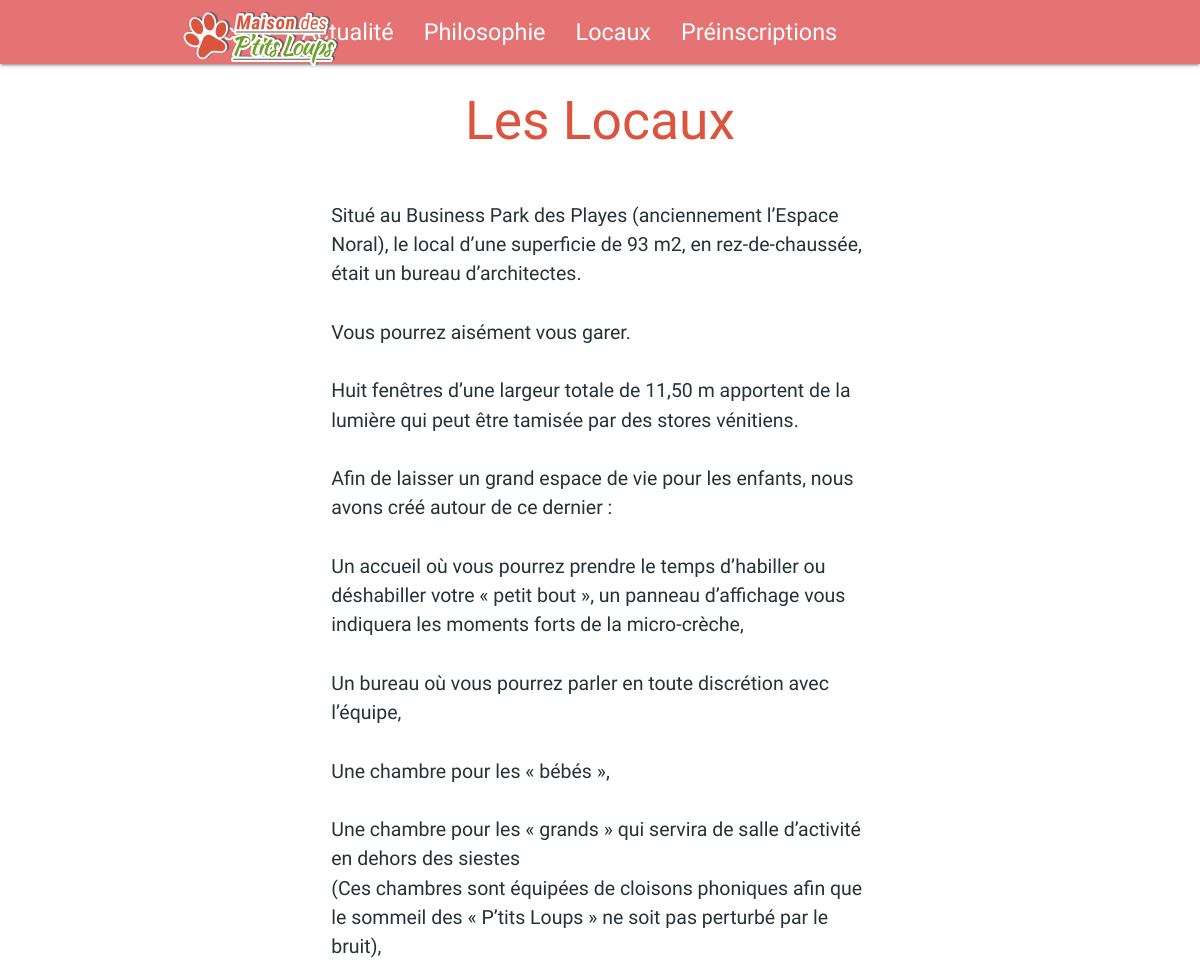
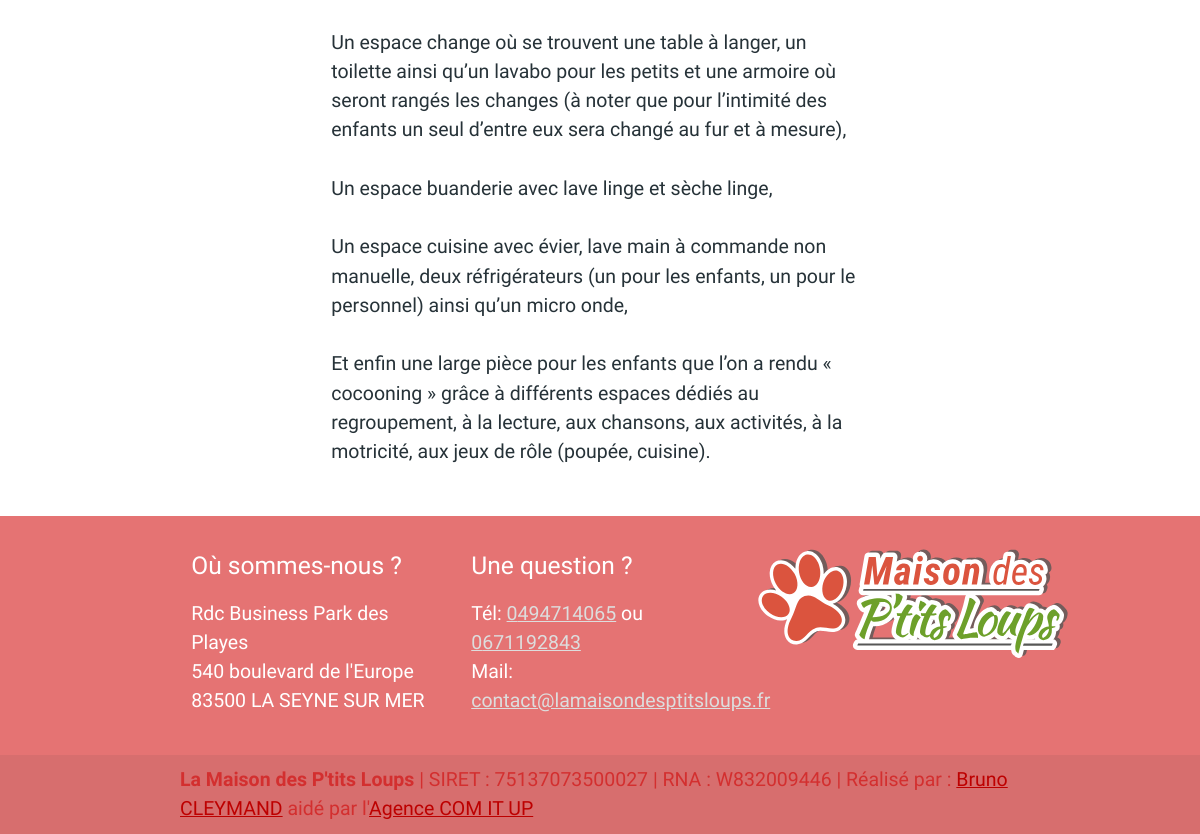
The page /local.php on the database its author committed (2 pictures, top to bottom).
### local.php (the view, shortened to what this page needs)
<!DOCTYPE html>
<html lang="fr">
<?php
require_once "components/head.php";
require_once "config/config.php";
?>
<body>
  <?php
  include 'components/nav.php';
  $sql = "SELECT * FROM `other-pages` WHERE `id`=2";
  $pre = $pdo->prepare($sql);
  $pre->execute();
  $pagecontents = $pre->fetchAll(PDO::FETCH_ASSOC);
  foreach ($pagecontents as $page) {
  ?>
    <div class="container center">
      <h2><?php echo $page['main-title'] ?></h2>
    </div>
    <div class="container row">
      <div class="col s12 l8 offset-l2">
        <p><?php echo nl2br($page['content1']) ?></p>
      </div>
    </div>
  <?php
  }
  include 'components/footer.php';
  ?>
</body>

### components/footer.php (shortened to what this page needs)
<!DOCTYPE html>
<html lang="fr">
<?php
require_once "head.php";
require_once "config/config.php";
?>
<head>
  <link type="text/css" rel="stylesheet" href="css/materialize.css" media="screen,projection" />
  <link type="text/css" rel="stylesheet" href="css/style.css?<?php echo time(); ?>" media="screen,projection" />
</head>
<footer class="page-footer red lighten-2">
  <div class="container">
    <div class="row">
      <?php
      $sql = "SELECT * FROM `footer-boxes` WHERE 1";
      $pre = $pdo->prepare($sql);
      $pre->execute();
      $boxes = $pre->fetchAll(PDO::FETCH_ASSOC);
      foreach ($boxes as $box) {
      ?>
        <div class="col l4 s12">
          <h5 class="white-text"><?php echo $box['title1'] ?></h5>
          <p>
            <?php echo nl2br($box['content']) ?>
          </p>
        </div>
        <div class="col l4 s12">
          <h5 class="white-text"><?php echo $box['title2'] ?></h5>
          <p>Tél: <a href="tel:+33<?php echo $box['phone1'] ?> "><u><?php echo "0" . $box['phone1'] ?></u></a>
            <?php if (isset($box['phone2']) && $box['phone2'] != 0) { ?>
              ou <a href="tel:+33<?php echo $box['phone2'] ?> "><u><?php echo "0" . $box['phone2'] ?></u></a>
            <?php }; ?>
            <br>
            Mail: <a href="mailto:<?php echo $box['email'] ?>"><u><?php echo $box['email'] ?></u></a>
          </p>
        </div>
      <?php }; ?>
      <div class="col l4 s12 center">
        <img id="logo-footer" src="images/logo-maison-des-ptits-loups-la-seyne.svg" width="330px" height="150px" alt="Logo">
      </div>
    </div>
  </div>
  <div class="footer-copyright red-text text-darken-2">
    <div class="container">
      <b>La Maison des P'tits Loups</b> | SIRET : 75137073500027 | RNA : W832009446 | Réalisé par : <a href="mailto:bcleymand@gmail.com"><u>Bruno CLEYMAND</u></a> aidé par l'<a href="https://comitup.fr/" target="_blank" rel="external" download><u>Agence COM IT UP</u></a>
    </div>
  </div>
</footer>

### css/style.css (style rules this page uses)
body { background-color: #ffffff; color: #263238; font-family: 'Roboto Condensed'; font-size: 1.3em !important; }
h1, h2 { font-family: 'Kaushan Script', serif; color: #db543e; }
.container { margin-left: auto !important; margin-right: auto !important; }
footer a { color: #DDD; }
.footer-copyright a { color: #bd0000; }
#logo-footer { margin-top: -10px; max-width: 130%; padding-bottom: 0px; }

### rows shown on the page
other-pages: value "Les Locaux", content1 "Situé au Business Park des Playes (anciennement l’Espace Noral), le local d’une superficie de 93 m2, en rez-de-chaussée, était un bureau d’architectes. Vous pourrez aisément vous garer. Huit fenêtres d’une largeur totale de 11,50 m apportent de la lumière qui peut être tamisée par des stores vénitiens. Afin de laisser un grand espace de vie pour les enfants, nous avons créé autour de ce dernier : Un accueil où vous pourrez prendre le temps d’habiller ou déshabiller votre « petit bout », un panneau d’affichage vous indiquera les moments forts de la micro-crèche, Un bureau où vous pourrez parler en toute discrétion avec l’équipe, Une chambre pour les « bébés », Une chambre pour les « grands »…"
footer-boxes: title1 "Où sommes-nous ?", content "Rdc Business Park des Playes 540 boulevard de l'Europe 83500 LA SEYNE SUR MER", title2 "Une question ?", phone1 "494714065", phone2 "671192843", email "contact@lamaisondesptitsloups.fr"
